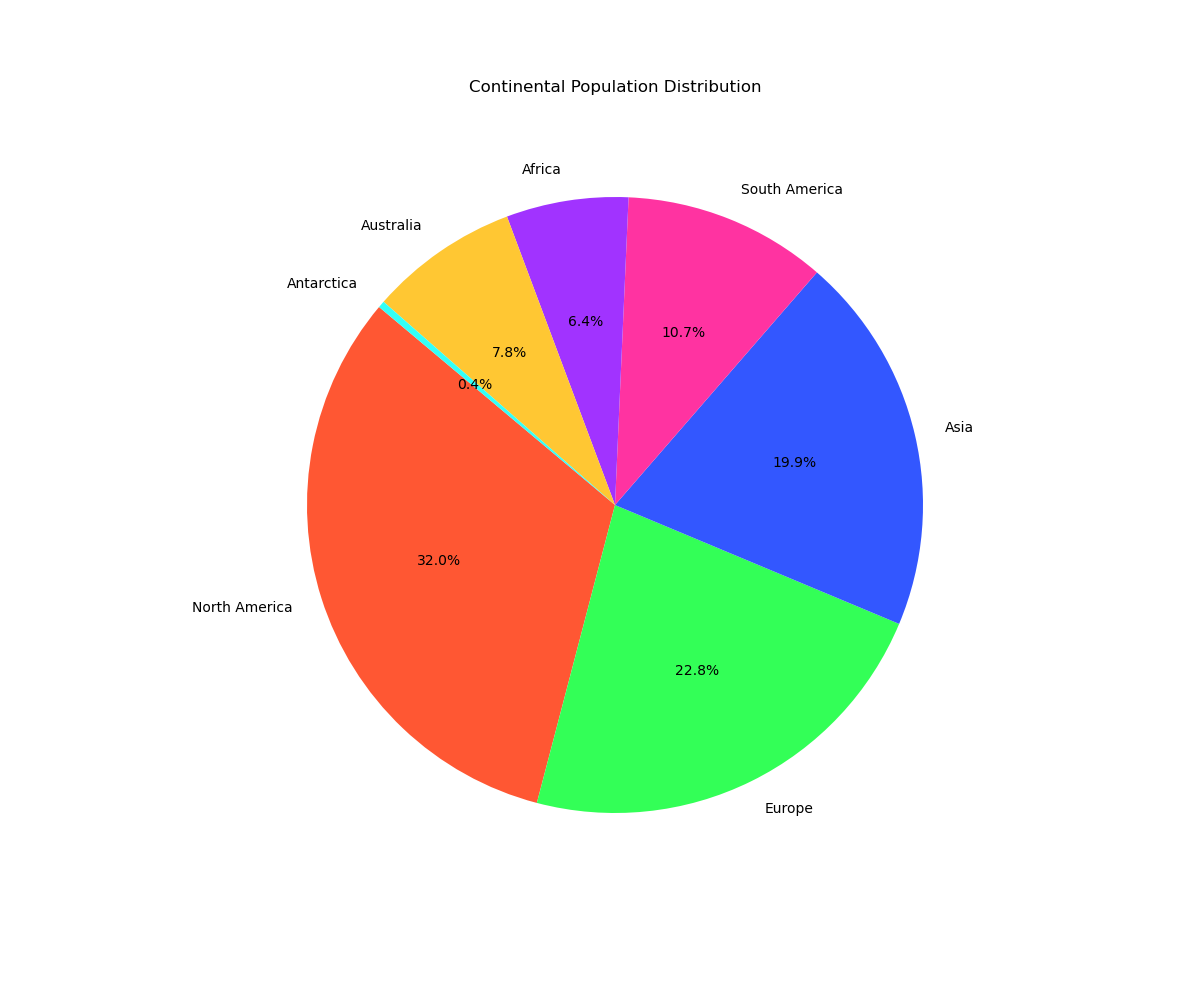

Source code (Python):

import matplotlib.pyplot as plt

# Data to plot
categories = [
    'North America', 'Europe', 'Asia', 'South America', 'Africa', 
    'Australia', 'Antarctica'
]
sales = [45000, 32000, 28000, 15000, 9000, 11000, 500]

# Define colors for each category
colors = [
    '#FF5733', '#33FF57', '#3357FF', '#FF33A1', '#A133FF', 
    '#FFC733', '#33FFF7'
]

# Creating the pie chart
plt.figure(figsize=(12,10))
plt.pie(sales, labels=categories, colors=colors, autopct='%1.1f%%', startangle=140)

# Title of the chart
plt.title('Continental Population Distribution', pad=20)

plt.show()
